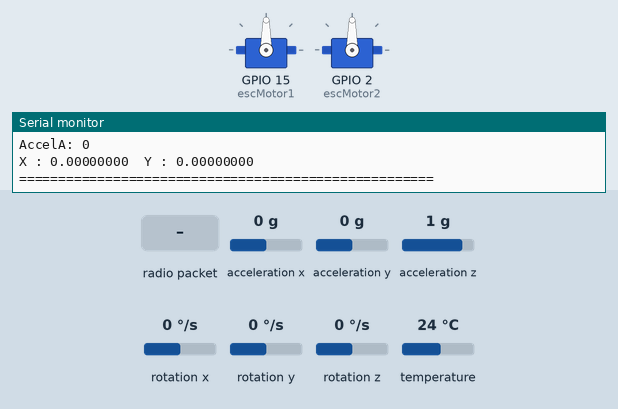
Bench run of a sketch on a simulated ESP32. Parts: 2 × servo, the last lines printed to the serial monitor. The inputs (shaded band) are chosen by the test bench; at power-on: acceleration x 0 g, acceleration y 0 g, acceleration z 1 g, rotation x 0 °/s, rotation y 0 °/s, rotation z 0 °/s, temperature 24 °C. No radio packets arrive unless stated.

Above: at 3.3 s.
3.4 s: radio packet "F" arrives
At 4.5 s:
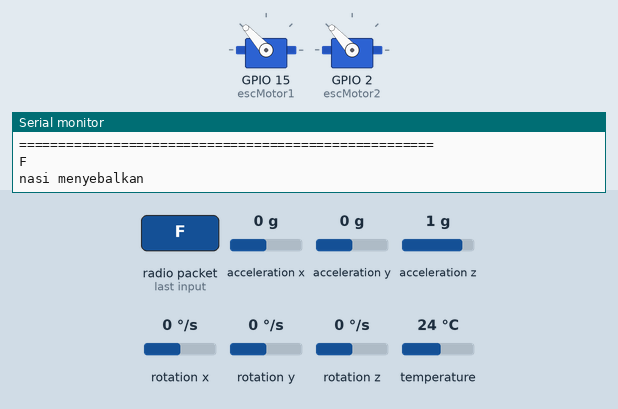
4.9 s: radio packet "L" arrives
At 6.5 s:
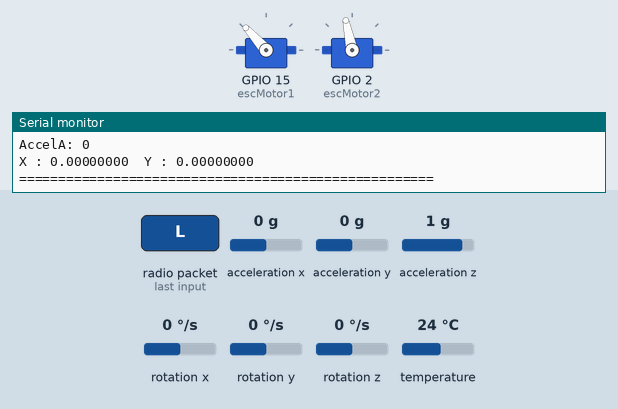
6.9 s: radio packet "R" arrives
At 7.4 s:
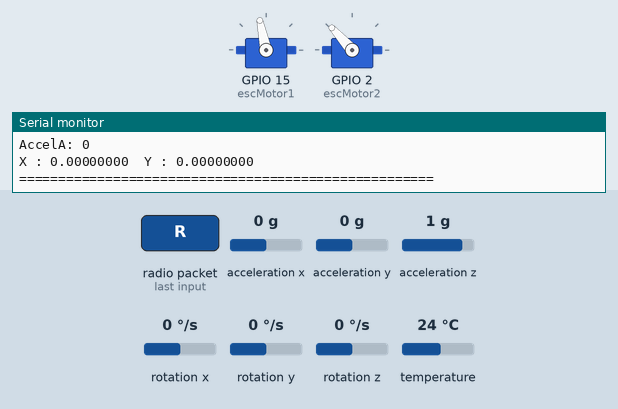
8.4 s: radio packet "B" arrives
At 9.7 s:
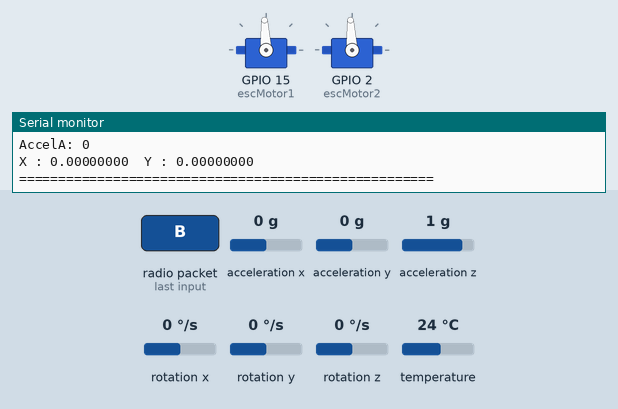
Timing chart, 0 to 10.9 s (numbered marks = the images above; inputs shaded):
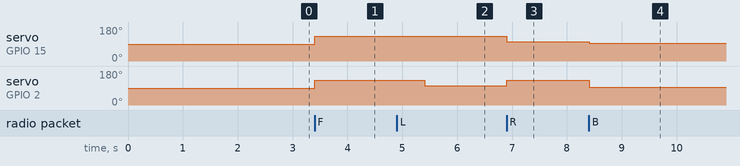

Measured:
- after the input at 3.4 s, servo on GPIO 15 (escMotor1), servo on GPIO 2 (escMotor2): 90° → 132° at once
- after the input at 4.9 s, servo on GPIO 2 (escMotor2): 132° → 102° after 0.51 s
- after the input at 6.9 s, servo on GPIO 15 (escMotor1): 132° → 102° at once; servo on GPIO 2 (escMotor2): 102° → 132° at once
- after the input at 8.4 s, servo on GPIO 15 (escMotor1): 102° → 93° at once; servo on GPIO 2 (escMotor2): 132° → 93° at once

The sketch:

For_Robot.ino
```cpp
#include <Wire.h>
#include <Adafruit_GFX.h>
#include <HTTPClient.h>
#include <OneWire.h>
#include <DallasTemperature.h>
#include <Arduino.h>
#include <Wire.h>
#include <Update.h>
#include <Adafruit_SSD1306.h>
#include <nRF24L01.h>
#include <RF24.h>
#include <Adafruit_MPU6050.h>
#include <Adafruit_Sensor.h>
#include <Wire.h>
#include <math.h>
#include <sstream>
#include <vector>
#include <fstream>
#include <MPU6050_light.h>
#include <ESP32Servo.h>

Servo escMotor1;
Servo escMotor2;
//////////mpu6050
MPU6050 mpuu(Wire);

Adafruit_MPU6050 mpu;
int insert=0;
double tSebelum = 0;
double x_awal = 0, y_awal = 0;
double pa_x = 0, pa_y;
double hasil1, hasil2, hasil3;
double t = 0.1;
int validationA = 0, validationB = 0;

long timer = 0;
///////////

RF24 radio(4,5 ); // CE, CSN

const byte address[6] = "00001";
void MotorForward();
void MotorBackward();
void MotorLeft();
void MotorRight();
void MotorStop();

struct DataPacket {
    double x;
    double y;
};

void setup() {
  Serial.begin(115200);
  radio.begin();
  radio.openReadingPipe(0, address);
  radio.openWritingPipe(address);
  radio.setPALevel(RF24_PA_MIN);

  escMotor1.attach(15);
  escMotor2.attach(2);
/////////
  while (!Serial)
    delay(10); // will pause Zero, Leonardo, etc until serial console opens

  Serial.println("Adafruit MPU6050 test!");

  //Try to initialize!
  if (!mpu.begin()) {
    Serial.println("Failed to find MPU6050 chip");
    while (1) {
      delay(10);
    }
  }
  mpu.setAccelerometerRange(MPU6050_RANGE_8_G);
  mpu.setGyroRange(MPU6050_RANGE_500_DEG);
  mpu.setFilterBandwidth(MPU6050_BAND_5_HZ);
  byte status = mpuu.begin();
  Serial.print(F("MPU6050 status: "));
  Serial.println(status);
  while (status != 0) {} // stop everything if could not connect to MPU6050

  Serial.println(F("Calculating offsets, do not move MPU6050"));
  delay(1000);
  // mpu.upsideDownMounting = true; // uncomment this line if the MPU6050 is mounted upside-down
  mpuu.calcOffsets(); // gyro and accelero
  Serial.println("Done!\n");
  Serial.println("");
  delay(100);
}

void loop() {
  DataPacket packet;
 radio.startListening();
  if (radio.available()) {
    char data[32] = "";
    radio.read(&data, sizeof(data));
    Serial.println(data);

    if (strcmp(data, "F") == 0) MotorForward();
    else if (strcmp(data, "B") == 0) MotorBackward();
    else if (strcmp(data, "L") == 0) MotorLeft();
    else if (strcmp(data, "R") == 0) MotorRight();
    else if (strcmp(data, "S") == 0) MotorStop();
    Serial.println(data);

  }
  ///////MPU6050
  mpuu.update();
  /* Get new sensor events with the readings */
  sensors_event_t a, g, temp;
  mpu.getEvent(&a, &g, &temp);
// /////////////accell

  double x_akhir, y_akhir;
  double acl_x, acl_y, acl_z, gy_x, gy_y, gy_z;
  double vx, vy, vz, sx, sy, sz;

  if (millis() - timer > 100) {
    acl_x = kalmanFilter(mpuu.getAccX(), pa_x);
    acl_y = kalmanFilter(mpuu.getAccY(), pa_y);
    // Memeriksa apakah nilai absolut sudut melebihi ambang batas
    if (acl_x < 0.1 && acl_x > -0.1) {
      acl_x = 0.0;
    }

    if (acl_y < 0.1 && acl_y > -0.1) {
      acl_y = 0.0;
    }

    acl_x *= 9.8;
    acl_y *= 9.8;

    acl_x = ValidationFilterA(acl_x);
    acl_y = ValidationFilterB(acl_y);

    vx = acl_x * t;
    vy = acl_y * t;

    sx = vx * t + 0.5 * acl_x * pow(t, 2);
    sy = vy * t + 0.5 * acl_y * pow(t, 2);

    x_akhir =  sx * cos(mpuu.getAngleZ()) - sy * sin(mpuu.getAngleZ());
    y_akhir = sy * cos(mpuu.getAngleZ()) + sx * sin(mpuu.getAngleZ());

    x_akhir =  sx;
    y_akhir = sy;

    x_awal += x_akhir;
    y_awal += y_akhir;

    Serial.print("X : ");
    Serial.print(x_awal, 8);
    Serial.print("\tY : ");
    Serial.println(y_awal, 8);
    Serial.println(F("=====================================================\n"));
    timer = millis();
  }
  insert++;

  if(insert == 5){


    radio.stopListening();
    insert=0;
    packet.x = x_awal;
    packet.y = y_awal;

    radio.write(&packet, sizeof(packet));

  }
}

void MotorForward() {
  Serial.println("nasi menyebalkan");
  escMotor1.writeMicroseconds(1900);
  escMotor2.writeMicroseconds(1900);
  delay(2000);
}

void MotorBackward() {

  escMotor1.writeMicroseconds(1500);
  escMotor2.writeMicroseconds(1500);
}

void MotorLeft() {
  escMotor1.writeMicroseconds(1900);
  escMotor2.writeMicroseconds(1600);
}

void MotorRight() {
  escMotor1.writeMicroseconds(1600);
  escMotor2.writeMicroseconds(1900);
}

void MotorStop() {
  escMotor1.writeMicroseconds(1500);
  escMotor2.writeMicroseconds(1500);
}

double kalmanFilter(double U, double& P_var) {
  static const double R = 5.99;
  static const double H = 1.00;
  static double Q = 15;
  static double U_hat = 0;
  static double K = 0;
  double P = P_var;
  K = P * H / (H * P * H + R);
  U_hat = U_hat + K * (U - H * U_hat);

  P = (1 - K * H) * P + Q;
  P_var = P;

  return U_hat;
}

double ValidationFilterA(double AccelA) {
  if (AccelA > 0.1 && validationA == 0) {
    validationA = 30;
  } else if (AccelA < -0.1 && validationA == 0) {
    validationA = -30;
  }

  if (validationA > 0) {
    if (AccelA < -0.1) {
      AccelA = 0;
    }
    validationA -= 1;
  } else if (validationA < 0) {
    if (AccelA > 0.1) {
      AccelA = 0;
    }
    validationA += 1;
  }
  Serial.print("AccelA: ");
  Serial.println(validationA);

  return AccelA;
}

double ValidationFilterB(double AccelA) {
  if (AccelA > 0.1 && validationB == 0) {
    validationB = 30;
  } else if (AccelA < -0.1) {
    validationB = -30;
  }
  if (validationB > 0) {
    if (AccelA < -0.1) {
      AccelA = 0;
      validationB -= 1;
    }
  }

  if (validationB < 0) {
    if (AccelA > 0.1) {
      AccelA = 0;
      validationB += 1;
    }
  }

  return AccelA;
}
```
